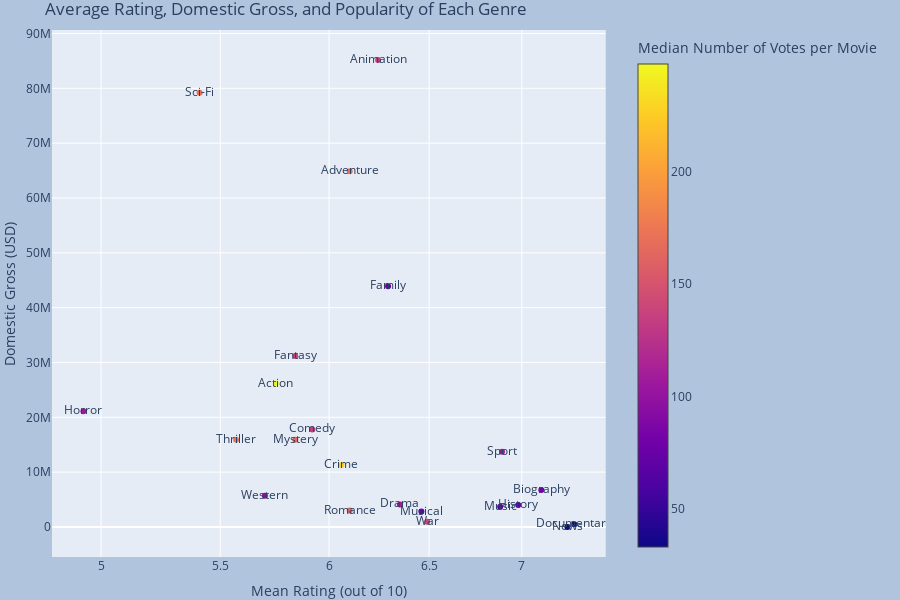

The notebook cell this image was saved under:
### Markdown cell above
This plot displays each genre according to its average rating, median domestic gross, and median number of votes per movie. While Animation (85.15M) and Sci-Fi (79.2M) are the highest grossing genres, several other genres, on average, tend to receive higher ratings. Sci-Fi movies (5.41), in particular, tend to receive some of the lowest ratings, next to Horror (4.93).

### Code cell
df = new_joined_df
fig = px.scatter(df, x="mean_rating", y="median_domestic_gross", text='genres', log_x=True, color="median_numvotes",
                 labels={
                     "genres": "Genre",
                     "mean_rating": "Mean Rating (out of 10)",
                     "median_numvotes": "Median Number of Votes per Movie",
                     "median_domestic_gross": "Domestic Gross (USD)"
                 },
                title= "Average Rating, Domestic Gross, and Popularity of Each Genre")
fig.update_layout(
    margin=dict(l=30, r=30, t=30, b=30),
    paper_bgcolor="LightSteelBlue"),
fig.show()

### Figure 1 — Plotly figure (JSON) as saved in the notebook; plotly's stock layout.template omitted (floating-point values rounded to 4 significant figures)
{"data": [{"hoverlabel": {"namelength": 0}, "hovertemplate": "Mean Rating (out of 10)=%{x}<br>Domestic Gross (USD)=%{y}<br>Genre=%{text}<br>Median Number of Votes per Movie=%{marker.color}", "legendgroup": "", "marker": {"color": [79, 165.5, 139, 137, 171, 107, 105, 174.5, 108, 169, 163, 76, 33, 68, 133, 248, 35, 142, 96, 67, 227, 68], "coloraxis": "coloraxis", "symbol": "circle"}, "mode": "markers+text", "name": "", "showlegend": false, "text": ["Biography", "Mystery", "Fantasy", "Animation", "Adventure", "Sport", "Horror", "Thriller", "Drama", "Sci-Fi", "Romance", "Family", "News", "History", "Comedy", "Action", "Documentary", "War", "Western", "Music", "Crime", "Musical"], "type": "scatter", "x": [7.11, 5.84, 5.84, 6.24, 6.1, 6.89, 4.93, 5.57, 6.35, 5.41, 6.1, 6.29, 7.26, 6.98, 5.92, 5.75, 7.3, 6.49, 5.7, 6.88, 6.06, 6.46], "xaxis": "x", "y": [6750000, 15900000, 31200000, 85150000, 64900000, 13700000, 21100000, 15900000, 4100000, 79200000, 3000000, 43900000, 13200, 4000000, 17800000, 26150000, 517000, 947500, 5700000, 3700000, 11300000, 2800000], "yaxis": "y"}], "layout": {"coloraxis": {"colorbar": {"title": {"text": "Median Number of Votes per Movie"}}, "colorscale": [[0, "#0d0887"], [0.1111, "#46039f"], [0.2222, "#7201a8"], [0.3333, "#9c179e"], [0.4444, "#bd3786"], [0.5556, "#d8576b"], [0.6667, "#ed7953"], [0.7778, "#fb9f3a"], [0.8889, "#fdca26"], [1, "#f0f921"]]}, "height": 600, "legend": {"tracegroupgap": 0}, "margin": {"b": 30, "l": 30, "r": 30, "t": 30}, "paper_bgcolor": "LightSteelBlue", "title": {"text": "Average Rating, Domestic Gross, and Popularity of Each Genre"}, "xaxis": {"anchor": "y", "domain": [0, 0.98], "title": {"text": "Mean Rating (out of 10)"}, "type": "log"}, "yaxis": {"anchor": "x", "domain": [0, 1], "title": {"text": "Domestic Gross (USD)"}}}}
